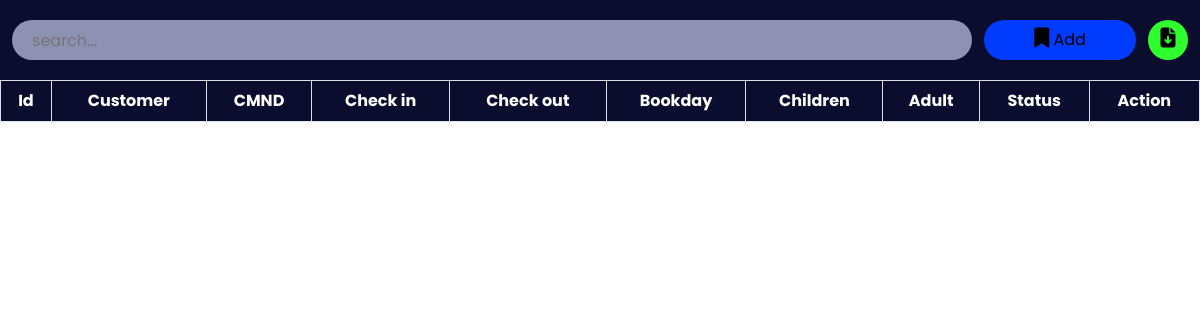
The app's page /admin/roombook/roombook.php, older data.
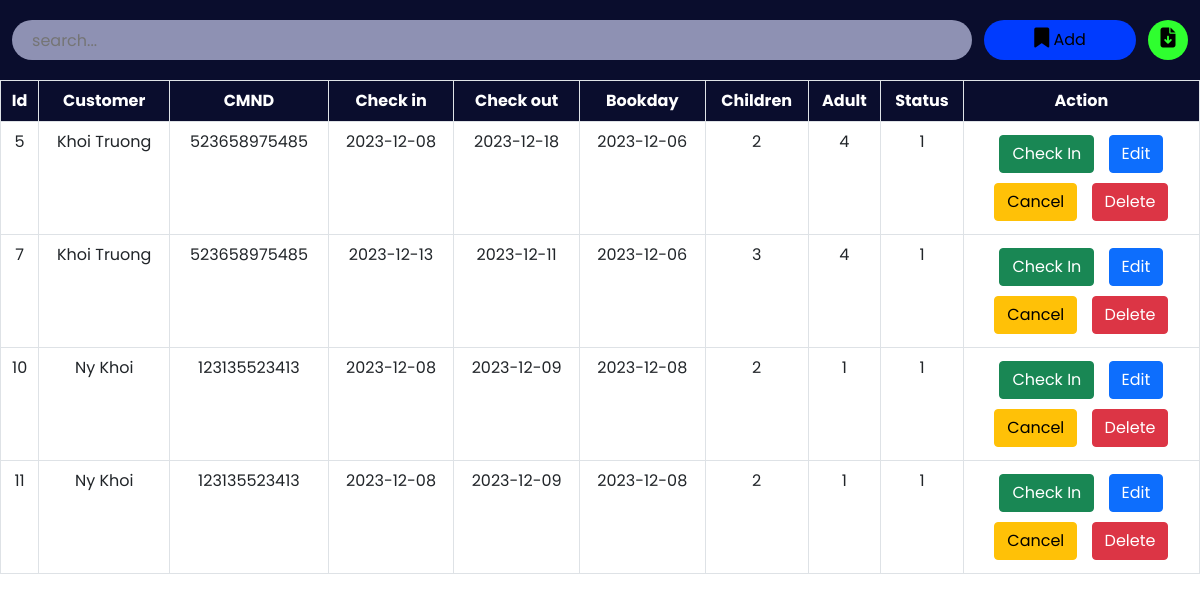
The same page, newer data.
### tables this page shows
CREATE TABLE `roombookinfo` (
  `id` int(11) NOT NULL,
  `status` tinyint(1) DEFAULT NULL,
  `echeckinday` date DEFAULT NULL,
  `echeckoutday` date DEFAULT NULL,
  `bookday` date DEFAULT NULL,
  `numberofchildren` int(11) DEFAULT NULL,
  `numberofadult` int(11) DEFAULT NULL,
  `customer_id` int(11) DEFAULT NULL,
  `staff_id` int(11) DEFAULT NULL
);

CREATE TABLE `customer` (
  `id` int(11) NOT NULL,
  `name` varchar(30) NOT NULL,
  `cmnd` char(12) NOT NULL,
  `gender` tinyint(1) NOT NULL,
  `address` varchar(255) NOT NULL,
  `country` varchar(20) NOT NULL
);

### admin/roombook/roombook.php (the view, shortened to what this page needs)
<?php
include '../../config.php';
?>
<!DOCTYPE html>
<html lang="en">
<head>
    <link href="https://cdn.jsdelivr.net/npm/bootstrap@5.0.2/dist/css/bootstrap.min.css" rel="stylesheet">
    <link rel="stylesheet" href="https://cdnjs.cloudflare.com/ajax/libs/font-awesome/6.2.0/css/all.min.css" />
    <link rel="stylesheet" href="./roombook.css">
</head>
<body>
    <div class="searchsection">
        <input type="text" name="search_bar" id="search_bar" placeholder="search..." onkeyup="searchFun()">
        <button class="adduser" id="adduser" onclick="roombookopen()"><i class="fa-solid fa-bookmark"></i> Add</button>
        <form action="./exportdata.php" method="post">
            <button class="exportexcel" id="exportexcel" name="exportexcel" type="submit"><i class="fa-solid fa-file-arrow-down"></i></button>
        </form>
    </div>
    <div class="roombooktable" class="table-responsive-xl">
        <?php
        $roombooktablesql = "SELECT r.*, c.name, c.cmnd FROM roombookinfo AS r
                            INNER JOIN customer AS c ON r.customer_id = c.id";
        $roombookresult = mysqli_query($conn, $roombooktablesql);
        ?>
        <table class="table table-bordered" id="table-data">
            <thead>
                <tr>
                    <th scope="col">Id</th>
                    <th scope="col">Customer</th>
                    <th scope="col">CMND</th>
                    <th scope="col">Check in</th>
                    <th scope="col">Check out</th>
                    <th scope="col">Bookday</th>
                    <th scope="col">Children</th>
                    <th scope="col">Adult</th>
                    <th scope="col">Status</th>
                    <th scope="col" class="action">Action</th>
                </tr>
            </thead>
            <tbody>
                <?php
                while ($res = mysqli_fetch_array($roombookresult)) {
                ?>
                    <tr>
                        <td><?php echo $res['id'] ?></td>
                        <td><?php echo $res['name'] ?></td>
                        <td><?php echo $res['cmnd'] ?></td>
                        <td><?php echo $res['echeckinday'] ?></td>
                        <td><?php echo $res['echeckoutday'] ?></td>
                        <td><?php echo $res['bookday'] ?></td>
                        <td><?php echo $res['numberofchildren'] ?></td>
                        <td><?php echo $res['numberofadult'] ?></td>
                        <td><?php echo $res['status'] ?></td>
                        <td class="action">
                            <a href="roomcheckin.php?id=<?php echo $res['id'] ?>"><button style="display: inline;" class="btn btn-success">Check In</button></a>
                            <a href="roombookedit.php?id=<?php echo $res['id'] ?>"><button style="display: inline;" class="btn btn-primary">Edit</button></a><br>
                            <a href="roombookcancel.php?id=<?php echo $res['id'] ?>"><button style="display: inline;" class='btn btn-warning'>Cancel</button></a>
                            <a href="roombookdelete.php?id=<?php echo $res['id'] ?>"><button style="display: inline;" class='btn btn-danger'>Delete</button></a>
                        </td>
                    </tr>
                <?php
                }
                ?>
            </tbody>
        </table>
    </div>
</body>
</html>

Row changes from the older to the newer data that the page shows:
added roombookinfo: id "5", customer.name "Khoi Truong", customer.cmnd "523658975485", echeckinday "2023-12-08", echeckoutday "2023-12-18", bookday "2023-12-06", numberofchildren "2", numberofadult "4", status "1"
added roombookinfo: id "7", customer.name "Khoi Truong", customer.cmnd "523658975485", echeckinday "2023-12-13", echeckoutday "2023-12-11", bookday "2023-12-06", numberofchildren "3", numberofadult "4", status "1"
added roombookinfo: id "10", customer.name "Ny Khoi", customer.cmnd "123135523413", echeckinday "2023-12-08", echeckoutday "2023-12-09", bookday "2023-12-08", numberofchildren "2", numberofadult "1", status "1"
added roombookinfo: id "11", customer.name "Ny Khoi", customer.cmnd "123135523413", echeckinday "2023-12-08", echeckoutday "2023-12-09", bookday "2023-12-08", numberofchildren "2", numberofadult "1", status "1"
